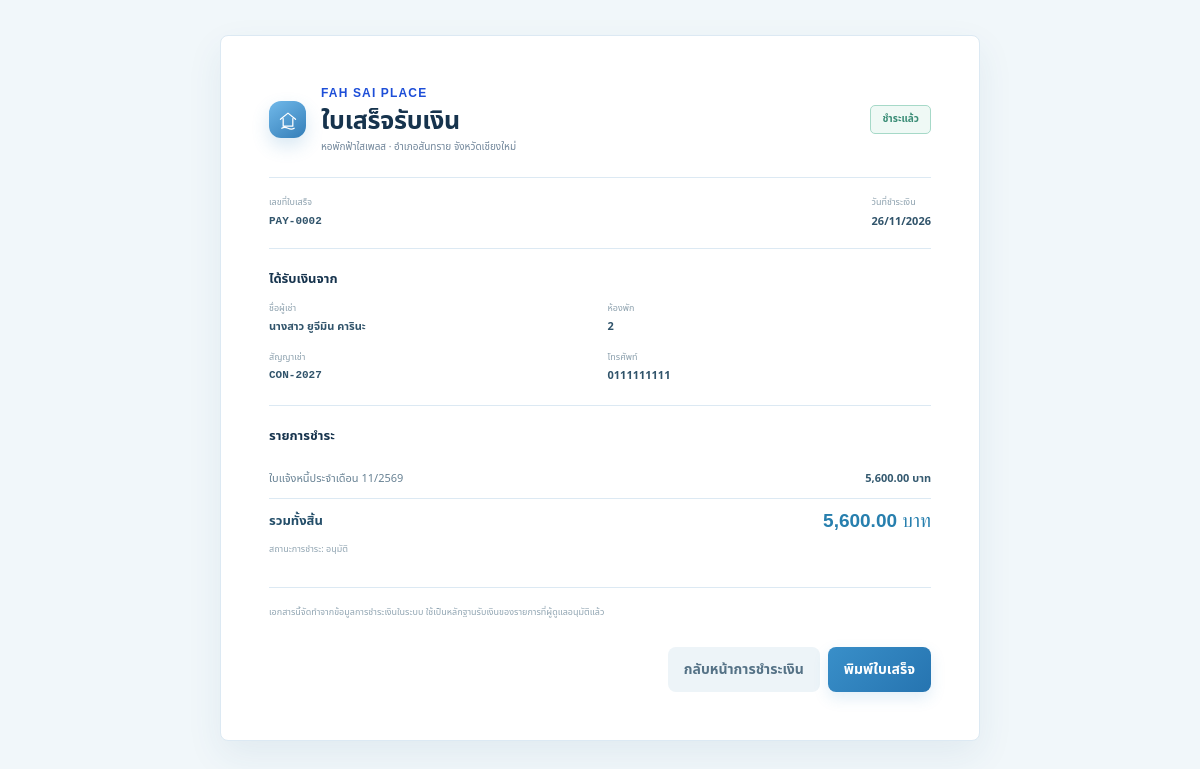
The app's page /receipt.php?id=PAY-0002 (signed in) with its own data.
### tables this page shows
CREATE TABLE IF NOT EXISTS Payment (
  paymentId VARCHAR(12) NOT NULL,
  contractId VARCHAR(12) NOT NULL,
  invoiceId VARCHAR(16) DEFAULT NULL,
  fineId VARCHAR(16) DEFAULT NULL,
  paymentDate DATE NOT NULL,
  submittedAt DATETIME NOT NULL DEFAULT CURRENT_TIMESTAMP,
  amount DECIMAL(10,2) NOT NULL,
  evidence VARCHAR(255) DEFAULT NULL,
  status VARCHAR(30) NOT NULL DEFAULT 'รอตรวจสอบ',
  PRIMARY KEY (paymentId),
  KEY idx_payment_contract (contractId),
  KEY idx_payment_invoice (invoiceId),
  KEY idx_payment_fine (fineId),
  KEY idx_payment_status (status),
  KEY idx_payment_date (paymentDate),
  KEY idx_payment_invoice_status_submitted (invoiceId, status, submittedAt),
  CONSTRAINT fk_payment_contract FOREIGN KEY (contractId) REFERENCES Contract (contractId),
  CONSTRAINT fk_payment_invoice FOREIGN KEY (invoiceId) REFERENCES Invoice (invoiceId),
  CONSTRAINT fk_payment_fine FOREIGN KEY (fineId) REFERENCES Fine (fineId),
  CONSTRAINT chk_payment_one_billing_item CHECK (invoiceId IS NULL OR fineId IS NULL),
  CONSTRAINT chk_payment_amount CHECK (amount >= 0)
);

CREATE TABLE IF NOT EXISTS `User` (
  userId VARCHAR(8) NOT NULL,
  username VARCHAR(50) NOT NULL,
  password VARCHAR(255) NOT NULL,
  name VARCHAR(100) NOT NULL,
  phone VARCHAR(10) NOT NULL,
  idCardNumber VARCHAR(13) DEFAULT NULL,
  birthDate DATE DEFAULT NULL,
  address VARCHAR(255) DEFAULT NULL,
  occupation VARCHAR(100) DEFAULT NULL,
  workplace VARCHAR(150) DEFAULT NULL,
  emergencyContactName VARCHAR(100) DEFAULT NULL,
  emergencyContactRelation VARCHAR(50) DEFAULT NULL,
  emergencyContactPhone VARCHAR(10) DEFAULT NULL,
  email VARCHAR(100) NOT NULL,
  role ENUM('Tenant', 'Staff', 'Admin', 'Technician') NOT NULL,
  profileImage VARCHAR(255) DEFAULT NULL,
  PRIMARY KEY (userId),
  UNIQUE KEY uq_user_username (username),
  UNIQUE KEY uq_user_email (email)
);

CREATE TABLE IF NOT EXISTS Room (
  roomId VARCHAR(9) NOT NULL,
  roomNumber VARCHAR(20) NOT NULL,
  roomStatus VARCHAR(30) NOT NULL DEFAULT 'ว่าง',
  rentalPrice DECIMAL(10,2) NOT NULL DEFAULT 0.00,
  PRIMARY KEY (roomId),
  UNIQUE KEY uq_room_number (roomNumber),
  CONSTRAINT chk_room_rental_price CHECK (rentalPrice >= 0)
);

CREATE TABLE IF NOT EXISTS Contract (
  contractId VARCHAR(12) NOT NULL,
  userId VARCHAR(8) NOT NULL,
  coTenantUserId VARCHAR(8) DEFAULT NULL,
  idCardNumber VARCHAR(13) DEFAULT NULL,
  coIdCardNumber VARCHAR(13) DEFAULT NULL,
  idCardDoc VARCHAR(255) DEFAULT NULL,
  coIdCardDoc VARCHAR(255) DEFAULT NULL,
  idCardImage VARCHAR(255) DEFAULT NULL,
  roomId VARCHAR(9) NOT NULL,
  startDate DATE NOT NULL,
  endDate DATE DEFAULT NULL,
  deposit DECIMAL(10,2) NOT NULL DEFAULT 0.00,
  status VARCHAR(50) NOT NULL DEFAULT 'ใช้งานอยู่',
  lateFeeClauseAccepted TINYINT(1) NOT NULL DEFAULT 0,
  tenantSignature LONGTEXT DEFAULT NULL,
  coTenantSignature LONGTEXT DEFAULT NULL,
  landlordSignature LONGTEXT DEFAULT NULL,
  PRIMARY KEY (contractId),
  KEY idx_contract_user (userId),
  KEY idx_contract_room (roomId),
  KEY idx_contract_status (status),
  KEY idx_contract_cotenant (coTenantUserId),
  CONSTRAINT fk_contract_user FOREIGN KEY (userId) REFERENCES `User` (userId),
  CONSTRAINT fk_contract_cotenant FOREIGN KEY (coTenantUserId) REFERENCES `User` (userId),
  CONSTRAINT fk_contract_room FOREIGN KEY (roomId) REFERENCES Room (roomId),
  CONSTRAINT chk_contract_deposit CHECK (deposit >= 0),
  CONSTRAINT chk_contract_late_fee_clause CHECK (lateFeeClauseAccepted IN (0, 1)),
  CONSTRAINT chk_contract_dates CHECK (endDate IS NULL OR endDate >= startDate)
);

CREATE TABLE IF NOT EXISTS Invoice (
  invoiceId VARCHAR(16) NOT NULL,
  contractId VARCHAR(12) NOT NULL,
  billMonth VARCHAR(20) NOT NULL,
  dueDate DATE NOT NULL,
  rentAmount DECIMAL(10,2) NOT NULL,
  waterUnit DECIMAL(10,2) NOT NULL DEFAULT 0.00,
  electricUnit DECIMAL(10,2) NOT NULL DEFAULT 0.00,
  waterRate DECIMAL(10,2) NOT NULL,
  electricRate DECIMAL(10,2) NOT NULL,
  status VARCHAR(30) NOT NULL DEFAULT 'รอชำระ',
  PRIMARY KEY (invoiceId),
  UNIQUE KEY uq_invoice_contract_month (contractId, billMonth),
  KEY idx_invoice_due_status (dueDate, status),
  CONSTRAINT fk_invoice_contract FOREIGN KEY (contractId) REFERENCES Contract (contractId),
  CONSTRAINT chk_invoice_rent CHECK (rentAmount >= 0),
  CONSTRAINT chk_invoice_water CHECK (waterUnit >= 0),
  CONSTRAINT chk_invoice_electric CHECK (electricUnit >= 0),
  CONSTRAINT chk_invoice_water_rate CHECK (waterRate >= 0),
  CONSTRAINT chk_invoice_electric_rate CHECK (electricRate >= 0)
);

### app/bootstrap.php (called while the page is built, shortened)
<?php
function database_config(): array
{
    $configuration = [];
    $setting = static function (string $key, string $default = '') use ($configuration): string {
        $environmentValue = getenv($key);
        if ($environmentValue !== false && trim($environmentValue) !== '') {
            return trim($environmentValue);
        }
        if (isset($configuration[$key]) && trim((string) $configuration[$key]) !== '') {
            return trim((string) $configuration[$key]);
        }
        return trim($default);
    };
    $config = [
        'host' => $setting('DB_HOST', 'sql208.infinityfree.com'),
        'database' => $setting('DB_DATABASE', 'if0_43464014_fahsaiplace'),
        'username' => $setting('DB_USERNAME', 'if0_43464014'),
        'password' => $setting('DB_PASSWORD'),
        'port' => $setting('DB_PORT', '3306'),
        'charset' => 'utf8mb4',
    ];
    return $config;
}
function db(): PDO
{
    $config = database_config();
    $pdo = new PDO(
        "mysql:host={$config['host']};port={$config['port']};dbname={$config['database']};charset={$config['charset']}",
        $config['username'],
        $config['password'],
        [
            PDO::ATTR_ERRMODE => PDO::ERRMODE_EXCEPTION,
            PDO::ATTR_DEFAULT_FETCH_MODE => PDO::FETCH_ASSOC,
            PDO::ATTR_EMULATE_PREPARES => false,
        ]
    );
    return $pdo;
}
function e(?string $value): string
{
    return htmlspecialchars($value ?? '', ENT_QUOTES | ENT_SUBSTITUTE, 'UTF-8');
}

### app/helpers.php (called while the page is built, shortened)
<?php
require_once __DIR__ . '/bootstrap.php';
function money(float|int|string $amount): string
{
    return number_format((float) $amount, 2);
}

### receipt.php (the view, shortened to what this page needs)
<?php
require_once __DIR__ . '/app/helpers.php';
$paymentId = (string) ($_GET['id'] ?? '');
$statement = db()->prepare('SELECT p.paymentId, p.paymentDate, p.amount, p.status, c.contractId, c.userId, c.startDate, c.endDate, u.name, u.phone, r.roomNumber, i.billMonth, f.description AS fineDescription FROM Payment p JOIN Contract c ON c.contractId = p.contractId JOIN `User` u ON u.userId = c.userId JOIN Room r ON r.roomId = c.roomId LEFT JOIN Invoice i ON i.invoiceId = p.invoiceId LEFT JOIN Fine f ON f.fineId = p.fineId WHERE p.paymentId = ?');
$statement->execute([$paymentId]);
$receipt = $statement->fetch();
?>
<!doctype html>
<html lang="th">
<head>
  <link rel="stylesheet" href="assets/css/app.css">
</head>
<body class="receipt-page">
  <main class="receipt-sheet">
    <header class="receipt-header"><span class="brand-mark small"><svg viewBox="0 0 32 32" aria-hidden="true"><path d="M5 15 16 6l11 9M9 14v11h14V14M7 28c3-2 5-2 9 0s6 2 9 0" /></svg></span><div><p class="eyebrow">FAH SAI PLACE</p><h1>ใบเสร็จรับเงิน</h1><p class="muted">หอพักฟ้าใสเพลส · อำเภอสันทราย จังหวัดเชียงใหม่</p></div><span class="receipt-stamp">ชำระแล้ว</span></header>
    <div class="receipt-meta"><div><small>เลขที่ใบเสร็จ</small><strong class="mono"><?= e($receipt['paymentId']) ?></strong></div><div><small>วันที่ชำระเงิน</small><strong><?= e(date('d/m/Y', strtotime($receipt['paymentDate']))) ?></strong></div></div>
    <section class="receipt-section"><h2>ได้รับเงินจาก</h2><div class="receipt-details"><div><small>ชื่อผู้เช่า</small><strong><?= e($receipt['name']) ?></strong></div><div><small>ห้องพัก</small><strong><?= e($receipt['roomNumber']) ?></strong></div><div><small>สัญญาเช่า</small><strong class="mono"><?= e($receipt['contractId']) ?></strong></div><div><small>โทรศัพท์</small><strong><?= e($receipt['phone']) ?></strong></div></div></section>
    <section class="receipt-section"><h2>รายการชำระ</h2><div class="receipt-line"><span><?php if ($receipt['billMonth']): ?>ใบแจ้งหนี้ประจำเดือน <?= e($receipt['billMonth']) ?><?php elseif ($receipt['fineDescription']): ?>ค่าปรับ: <?= e($receipt['fineDescription']) ?><?php else: ?>เงินชำระตามหลักฐานที่ได้รับอนุมัติ<?php endif; ?></span><strong><?= money($receipt['amount']) ?> บาท</strong></div><div class="receipt-total"><span>รวมทั้งสิ้น</span><strong><?= money($receipt['amount']) ?> บาท</strong></div><p class="receipt-words">สถานะการชำระ: <?= e($receipt['status']) ?></p></section>
    <p class="receipt-note">เอกสารนี้จัดทำจากข้อมูลการชำระเงินในระบบ ใช้เป็นหลักฐานรับเงินของรายการที่ผู้ดูแลอนุมัติแล้ว</p>
    <footer class="receipt-actions"><a class="button secondary" href="index.php?page=payments">กลับหน้าการชำระเงิน</a><button class="button primary" type="button" onclick="window.print()">พิมพ์ใบเสร็จ</button></footer>
  </main>
</body>
</html>

### records on screen
payment: paymentId "PAY-0002", paymentDate "26/11/2026", user.name "นางสาว ยูจีมิน คารินะ", room.roomNumber "2", contractId.contractId "CON-2027", user.phone "0111111111", invoiceId.billMonth "11/2569", amount "5,600.00", status "อนุมัติ"
